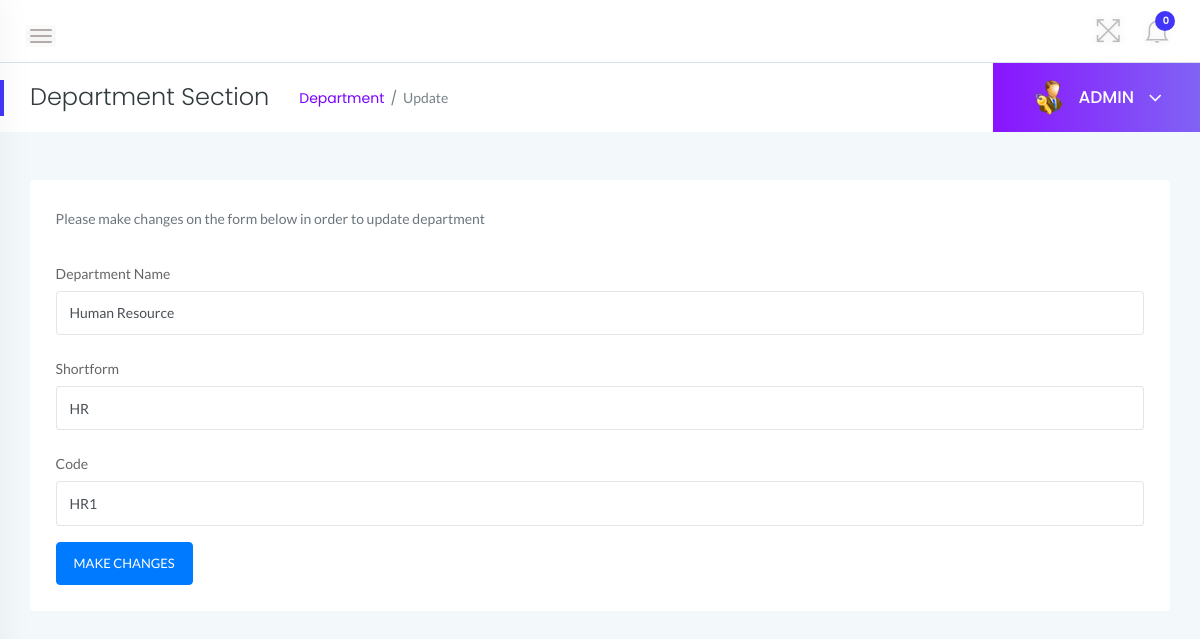
Page /admin/edit-department.php?deptid=1 (signed in) on the committed database.
### tables this page shows
CREATE TABLE `tbldepartments` (
  `id` int(11) NOT NULL AUTO_INCREMENT,
  `DepartmentName` varchar(150) DEFAULT NULL,
  `DepartmentShortName` varchar(100) NOT NULL,
  `DepartmentCode` varchar(50) DEFAULT NULL,
  `CreationDate` timestamp NULL DEFAULT current_timestamp(),
  PRIMARY KEY (`id`)
);

### admin/edit-department.php (the view, shortened to what this page needs)
<!doctype html>
<html class="no-js" lang="en">
<head>
    <link rel="stylesheet" href="../assets/css/bootstrap.min.css">
    <link rel="stylesheet" href="../assets/css/font-awesome.min.css">
    <link rel="stylesheet" href="../assets/css/themify-icons.css">
    <link rel="stylesheet" href="../assets/css/metisMenu.css">
    <link rel="stylesheet" href="../assets/css/owl.carousel.min.css">
    <link rel="stylesheet" href="../assets/css/slicknav.min.css">
    <link rel="stylesheet" href="../assets/css/typography.css">
    <link rel="stylesheet" href="../assets/css/default-css.css">
    <link rel="stylesheet" href="../assets/css/styles.css">
    <link rel="stylesheet" href="../assets/css/responsive.css">
</head>
<body>
    <div class="page-container">
        <div class="main-content">
            <div class="header-area">
                <div class="row align-items-center">
                    <div class="col-md-6 col-sm-8 clearfix">
                        <div class="nav-btn pull-left">
                            <span></span>
                            <span></span>
                            <span></span>
                        </div>
                    </div>
                    <div class="col-md-6 col-sm-4 clearfix">
                        <ul class="notification-area pull-right">
                            <li id="full-view"><i class="ti-fullscreen"></i></li>
                            <?php include '../includes/admin-notification.php'; ?>
                        </ul>
                    </div>
                </div>
            </div>
            <div class="page-title-area">
                <div class="row align-items-center">
                    <div class="col-sm-6">
                        <div class="breadcrumbs-area clearfix">
                            <h4 class="page-title pull-left">Department Section</h4>
                            <ul class="breadcrumbs pull-left">
                                <li><a href="department.php">Department</a></li>
                                <li><span>Update</span></li>
                            </ul>
                        </div>
                    </div>
                    <div class="col-sm-6 clearfix">
                        <div class="user-profile pull-right">
                            <img class="avatar user-thumb" src="../assets/images/admin.png" alt="avatar">
                            <h4 class="user-name dropdown-toggle" data-toggle="dropdown">ADMIN <i class="fa fa-angle-down"></i></h4>
                        </div>
                    </div>
                </div>
            </div>
            <div class="main-content-inner">
                <div class="row">
                    <div class="col-12 mt-5">
                        <div class="card">
                            <form method="POST" id="updateDepartmentForm">
                                <div class="card-body">
                                    <p class="text-muted font-14 mb-4">Please make changes on the form below in order to update department</p>
                                    <?php
                                    $did = intval($_GET['deptid']);
                                    $sql = "SELECT * from tbldepartments WHERE id = :did";
                                    $query = $dbh->prepare($sql);
                                    $query->bindParam(':did', $did, PDO::PARAM_STR);
                                    $query->execute();
                                    $results = $query->fetchAll(PDO::FETCH_OBJ);
                                    if ($query->rowCount() > 0) {
                                        foreach ($results as $result) {
                                    ?>
                                        <div class="form-group">
                                            <label for="example-text-input" class="col-form-label">Department Name</label>
                                            <input class="form-control" name="departmentname" type="text" required id="example-text-input" value="<?php echo htmlentities($result->DepartmentName);?>">
                                        </div>
                                        <div class="form-group">
                                            <label for="example-text-input" class="col-form-label">Shortform</label>
                                            <input class="form-control" name="departmentshortname" type="text" autocomplete="off" required id="example-text-input" value="<?php echo htmlentities($result->DepartmentShortName);?>">
                                        </div>
                                        <div class="form-group">
                                            <label for="example-email-input" class="col-form-label">Code</label>
                                            <input class="form-control" name="deptcode" type="text" autocomplete="off" required id="example-email-input" value="<?php echo htmlentities($result->DepartmentCode);?>">
                                        </div>
                                    <?php }
                                    } ?>
                                    <button class="btn btn-primary" name="update" id="update" type="button" onclick="updateDepartment()">MAKE CHANGES</button>
                                </div>
                            </form>
                        </div>
                    </div>
                </div>
            </div>
        </div>
    </div>
</body>
</html>

### assets/css/styles.css (style rules this page uses)
.page-container { width: 100%; height: 100%; min-height: 100vh; padding-left: 280px; -webkit-transition: padding-left 0.3s ease 0s; transition: padding-left 0.3s ease 0s; }
.sbar_collapsed.page-container { padding-left: 0; }
.card { border: none; border-radius: 4px; background-color: #fff; -webkit-transition: all 0.3s ease 0s; transition: all 0.3s ease 0s; }
.card-body { padding: 25.6px; padding: 1.6rem; }
.main-content { width: 100%; background: #f3f8fb; }
.main-content-inner { padding: 0 30px 50px; }
.header-area { padding: 15px 30px; background: #fff; border-bottom: 1px solid #d8e3e7; }
.nav-btn { margin: 10px 30px 0 0; cursor: pointer; }
.nav-btn span { display: block; width: 22px; height: 2px; background: #b3aaaa; margin: 4px 0; border-radius: 15px; -webkit-transition: all 0.3s ease 0s; transition: all 0.3s ease 0s; box-shadow: 0 0 0 4px rgba(99, 96, 96, 0.03); }
.nav-btn span:nth-child(2) { opacity: 0; }
.nav-btn span:first-child { -webkit-transform: rotate(45deg) translate(5px, 5px); transform: rotate(45deg) translate(5px, 5px); }
.nav-btn span:last-child { -webkit-transform: rotate(-45deg) translate(3px, -3px); transform: rotate(-45deg) translate(3px, -3px); }
.sbar_collapsed .nav-btn span { transform: none; opacity: 1; }
.notification-area { -webkit-user-select: none; -moz-user-select: none; -ms-user-select: none; user-select: none; position: relative; z-index: 1; }
.notification-area li { display: inline-block; margin-left: 20px; cursor: pointer; -webkit-user-select: none; -moz-user-select: none; -ms-user-select: none; user-select: none; }
.notification-area li > i { font-size: 26px; color: #bdbcbc; vertical-align: middle; text-shadow: 0 0 8px rgba(0, 0, 0, 0.12); -webkit-transition: color 0.3s ease 0s; transition: color 0.3s ease 0s; }
.notification-area li#full-view { display: inline-block; }
.page-title-area { padding: 0 30px; background: #fff; position: relative; }
.page-title-area:before { content: ""; position: absolute; left: 0; top: 50%; width: 4px; height: 36px; background: var(--primary-color); -webkit-transform: translateY(-50%); transform: translateY(-50%); }
.page-title { font-size: 24px; font-weight: 300; color: #313b3d; letter-spacing: 0; margin-right: 30px; }
ul.breadcrumbs { margin-top: 4px; }
.breadcrumbs li { display: inline-block; }
.breadcrumbs li a, .breadcrumbs li span { display: block; font-size: 14px; font-weight: 400; color: #7801ff; letter-spacing: 0; margin-right: 16px; position: relative; }
.breadcrumbs li a:before { content: "/"; color: #768387; position: absolute; right: -13px; top: 0; }
.breadcrumbs li span { margin-right: 0; color: #768387; text-transform: capitalize; }
.user-profile { margin-right: -30px; display: -webkit-box; display: -ms-flexbox; display: flex; -webkit-box-align: center; -ms-flex-align: center; align-items: center; -ms-flex-wrap: wrap; flex-wrap: wrap; background: -webkit-linear-gradient(left, #8914fe 0%, #8063f5 100%); background: linear-gradient(to right, #8914fe 0%, #8063f5 100%); padding: 17px 38px; position: relative; }
.user-profile img.avatar { height: 35px; width: 35px; border-radius: 50%; margin-right: 12px; }
.user-name { font-size: 17px; font-weight: 500; color: #fff; letter-spacing: 0; cursor: pointer; -webkit-user-select: none; -moz-user-select: none; -ms-user-select: none; user-select: none; }
.user-name i { margin-left: 10px; font-size: 21px; vertical-align: middle; position: relative; }
.notification-area .dropdown-toggle, .user-name.dropdown-toggle { position: relative; }
.notification-area .dropdown-toggle:after, .user-name.dropdown-toggle:after { display: none; }
.btn { padding: 11px 17px; font-size: 13px; letter-spacing: 0; }
.form-control, .form-control:focus { outline: none; box-shadow: none; }
.form-control { font-size: 14px; border: 1px solid rgba(170, 170, 170, 0.3); padding: 10.72px 12.8px; padding: 0.67rem 0.8rem; }
label { font-weight: 500; color: #666; display: inline-block; margin-bottom: 8px; margin-bottom: 0.5rem; }
.font-14 { font-size: 14px; }

### rows in the picture
tbldepartments: departmentname "Human Resource", departmentshortname "HR", deptcode "HR1"

### other values in the picture
$unreadcount "0"
